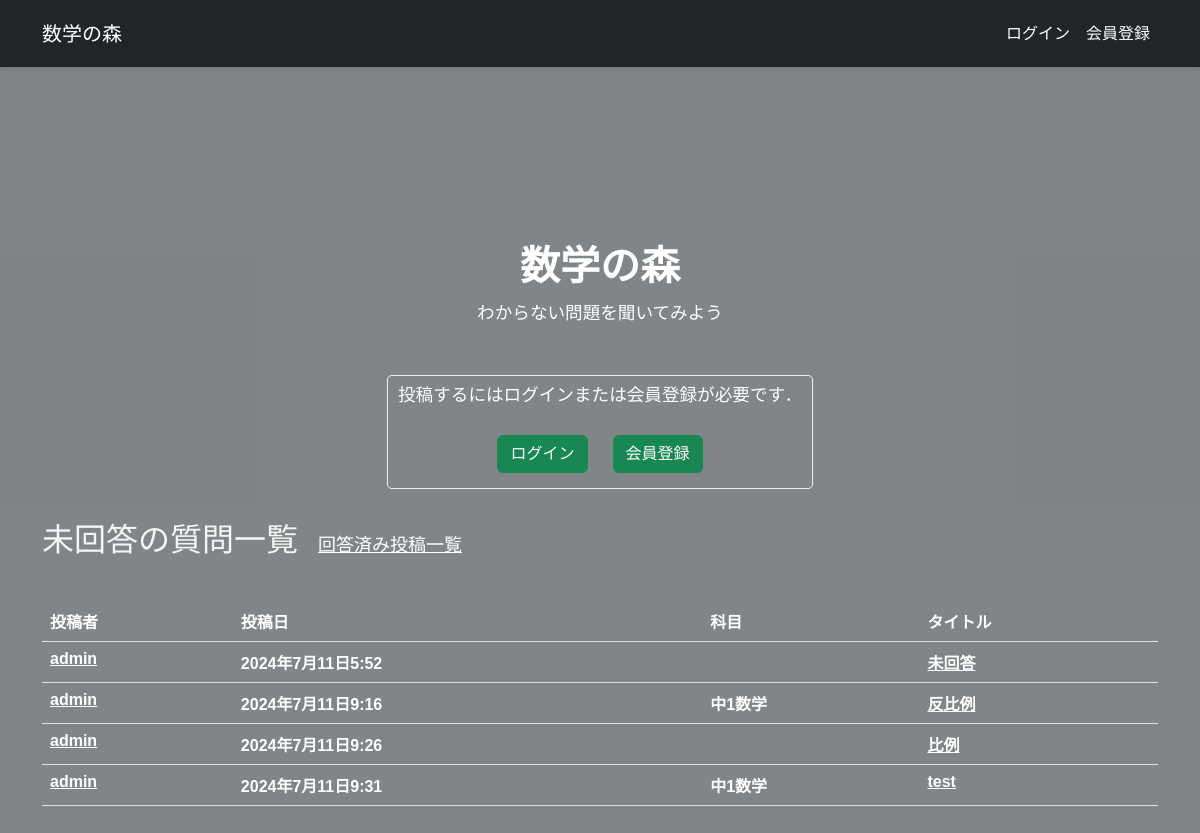
The app's page /studysite/unanswered/ with its own data.
### studysite/models.py (models this page shows, shortened)
class Studysite(models.Model):
    title = models.CharField('タイトル', max_length=128)
    image = models.ImageField('問題画像', upload_to='image/', blank=True)
    question = models.TextField('問題', blank=True)
    answer = models.TextField('解答', blank=True)
    created_by = models.ForeignKey(settings.AUTH_USER_MODEL,
                                   verbose_name='投稿者',
                                   on_delete=models.CASCADE)
    created_at = models.DateTimeField('投稿日', auto_now_add=True)
    updated_at = models.DateTimeField('更新日', auto_now=True)
    tags = models.ManyToManyField(Tag, blank=True)
    likes = models.PositiveIntegerField(default=0)

class Tag(models.Model):
    name = models.CharField(max_length=100)

### studysite/views.py (the view)
# urls.py: path('unanswered/', views.unanswered, name='unanswered'),
def unanswered(request):
    tags = Tag.objects.all()
    raw_query = request.META.get('QUERY_STRING', '')  # URLのクエリストリング全体を取得
    query_param = raw_query.strip('?')  # '?'を取り除いて値を取得
    snippets = Studysite.objects.all() # Snippetの一覧を取得
    selected_tag = request.GET.get('tag')
    try:
        query_param = int(query_param)
        snippets = Studysite.objects.filter(tags=query_param)
    except (ValueError, Tag.DoesNotExist):
        snippets = Studysite.objects.all()
    context = {'snippets': snippets, 'tags': tags, 'selected_tag': selected_tag, 'query_param': query_param}
    if selected_tag:
        snippets = snippets.filter(tags__id=selected_tag)
    return render(request, 'snippets/unanswered.html', {'snippets': snippets})

### studysite/templates/snippets/unanswered.html
{% extends 'base.html' %}
{% load django_bootstrap5 %}
{% load widget_tweaks %}
{% block main %}
<div class="welcome">
    <h1 class="title"><b>数学の森</b></h1>
    <p>わからない問題を聞いてみよう</p>
    {% if user.is_authenticated %}
        <a class="btn btn-success" href="{% url 'snippet_new' %}">投稿する</a>
    {% else %}<br>
        <div class="flame">
            <p>投稿するにはログインまたは会員登録が必要です．</p>
            <div style="text-align: center;">
                <span><a style="margin: 10px;" class="btn btn-success" href="{% url 'login' %}">ログイン</a></span>
                <span><a style="margin: 10px;" class="btn btn-success" href="{% url 'signup' %}">会員登録</a></span>
            </div>
        </div>
    {% endif %}
</div>
<div>
    <span class="h2 title">未回答の質問一覧</span><span class="h3"><a href="{% url 'top' %}" style="color:white">回答済み投稿一覧</a></span><br><br>
</div>
<div class="class1">
    {% if snippets %}
    <table class="table">
        <thead>
        <tr>
            <th>投稿者</th>
            <th>投稿日</th>
            <th>科目</th>
            <th>タイトル</th>
        </tr>
        </thead>
        <tbody>
        {% for snippet in snippets %}
            {% if snippet.answer %}
            {% else %}
            <tr>
            <th><a href="{% url 'profile' snippet.created_by_id %}" style="color:white">{{ snippet.created_by.username }}</a></th>
            <th>{{ snippet.created_at }}</th>
            <th>
                {% if snippet.tags %}
                    {% for tag in snippet.tags.all %}
                        <span>{{ tag.name }}</span>
                    {% endfor %}
                {% else %}
                    <span>empty<span>
                {% endif %}
            </th>
            <th><a href="{% url 'snippet_detail' snippet.id %}" style="color:white">{{ snippet.title }}</a></th>
        </tr>
            {% endif %}
        {% endfor %}
        </tbody>
    </table>
    {% else %}
    <p>未回答の質問はまだありません</p>
    {% endif %}
</div>
{% endblock %}

### studysite/static/snippets/css/style.css (style rules this page uses)
* { position: relative; margin: 0; padding: 0; box-sizing: border-box; }
body { font-family: '游明朝', serif; position: relative; background-color: #e9f1f7; color: #f5f5f5; line-height: 1.6; }
.welcome h1 { font-weight: 700; font-style: normal; position: relative; color: #ffffff; }
.welcome p { position: relative; font-size: 1.1rem; color: #ffffff; }
.flame { position: relative; display: inline-block; padding: 5px 10px; border: #f0f0f0 solid 1px; border-radius: 5px; }
.h2 { font-size:xx-large; }
.h3 { padding-left: 20px; font-size: large; }
.bg { background-image: url('https://th.bing.com/th/id/OIP.5YSUdCDKhudyByfCYqVa8AAAAA?rs=1&pid=ImgDetMain'); }
.bg::before { content: ''; position: absolute; top: 0; left: 0; width: 100%; height: 100%; background-color: rgba(0, 0, 0, 0.45); }
.welcome { position: relative; padding: 1rem 0; margin-bottom: 1rem; background-color: transparent; align-items: center; display: flex; flex-direction: column; font-size:20px; color:#ffffff; }
.class1 { position: relative; padding: 1rem 0; margin-bottom: 1rem; background-color: transparent; align-items: center; flex-direction: column; font-size:20px; color:#eee; }
.table th { position: relative; font-family: sans-serif; color: #ffffff; background-color: transparent; }
tbody { position: relative; font-family: sans-serif; color: #ffffff; background-color: transparent; }

### records on screen
Studysite: created_by.username "admin", created_at "2024年7月11日5:52", title "未回答"
Studysite: created_by.username "admin", created_at "2024年7月11日9:16", title "反比例"
Tag: name "中1数学"
Studysite: created_by.username "admin", created_at "2024年7月11日9:26", title "比例"
Studysite: created_by.username "admin", created_at "2024年7月11日9:31", title "test"
